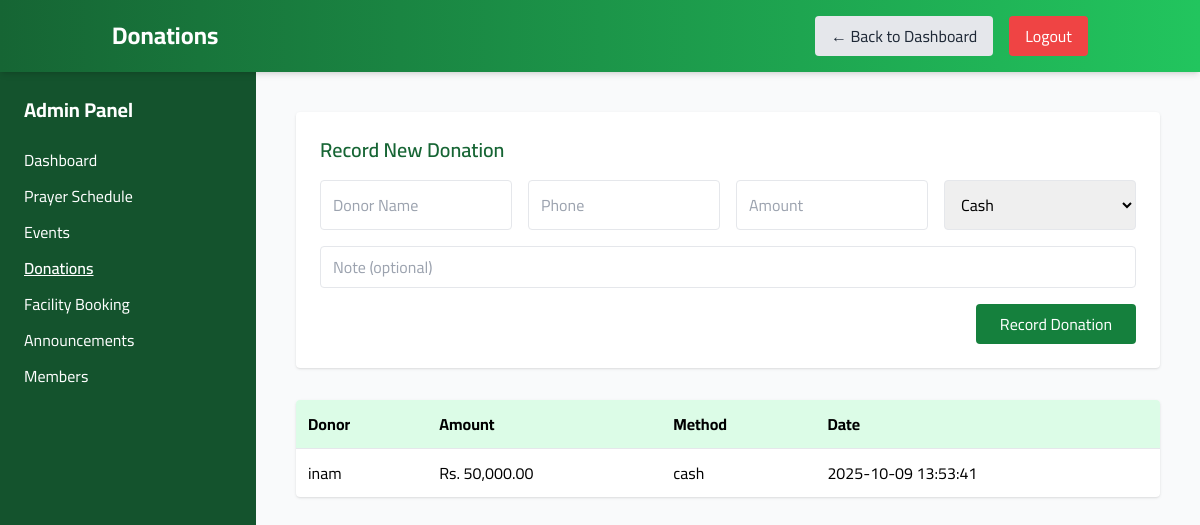
Screenshot of /admin/donations.php (signed in) with the database file from the repository.
### tables this page shows
CREATE TABLE `donations` (
  `id` int(11) NOT NULL,
  `user_id` int(11) DEFAULT NULL,
  `donor_name` varchar(200) DEFAULT NULL,
  `donor_phone` varchar(50) DEFAULT NULL,
  `amount` decimal(12,2) NOT NULL,
  `method` enum('cash','online','other') DEFAULT 'cash',
  `note` varchar(255) DEFAULT NULL,
  `donated_at` timestamp NOT NULL DEFAULT current_timestamp()
);

### includes/functions.php (called while the page is built, shortened)
<?php
function h($s){ return htmlspecialchars($s, ENT_QUOTES, 'UTF-8'); }
?>

### admin/donations.php (the view, shortened to what this page needs)
<?php
require_once __DIR__ . '/../includes/db.php';
require_once __DIR__ . '/../includes/functions.php';
$rows = $pdo->query("SELECT * FROM donations ORDER BY donated_at DESC LIMIT 200")->fetchAll(PDO::FETCH_ASSOC);
?>
<!DOCTYPE html>
<html lang="en">
<head>
<script src="https://cdn.tailwindcss.com"></script>
</head>
<body class="bg-gray-50 min-h-screen">
<header class="bg-gradient-to-r from-green-800 to-green-500 text-white shadow-md sticky top-0 z-50">
  <div class="container mx-auto flex justify-between items-center px-6 py-4">
    <h1 class="text-2xl font-bold">Donations</h1>
    <nav class="space-x-4 hidden md:flex">
      <a href="index.php" class="bg-gray-200 text-gray-800 px-4 py-2 rounded hover:bg-gray-300 transition">&#8592; Back to Dashboard</a>
      <a href="../auth/logout.php" class="bg-red-500 px-4 py-2 rounded hover:bg-red-600 transition">Logout</a>
    </nav>
  </div>
</header>
<div class="flex">
  <aside id="sidebar" class="w-64 bg-green-900 text-white min-h-screen p-6 hidden md:block">
    <h2 class="text-xl font-bold mb-6">Admin Panel</h2>
    <ul>
      <li class="mb-3"><a href="index.php" class="hover:underline">Dashboard</a></li>
      <li class="mb-3"><a href="prayers.php" class="hover:underline">Prayer Schedule</a></li>
      <li class="mb-3"><a href="events.php" class="hover:underline">Events</a></li>
      <li class="mb-3"><a href="donations.php" class="font-semibold underline">Donations</a></li>
      <li class="mb-3"><a href="booking.php" class="hover:underline">Facility Booking</a></li>
      <li class="mb-3"><a href="announcements.php" class="hover:underline">Announcements</a></li>
      <li class="mb-3"><a href="members.php" class="hover:underline">Members</a></li>
    </ul>
  </aside>
  <main class="flex-1 p-6 md:p-10">
    <div class="bg-white p-6 rounded shadow mb-8">
      <h2 class="text-xl font-semibold mb-4 text-green-800">Record New Donation</h2>
      <form method="post" class="grid grid-cols-1 md:grid-cols-4 gap-4">
        <input name="donor_name" placeholder="Donor Name" class="border rounded px-3 py-2 w-full">
        <input name="donor_phone" placeholder="Phone" class="border rounded px-3 py-2 w-full">
        <input name="amount" type="number" step="0.01" placeholder="Amount" class="border rounded px-3 py-2 w-full" required>
        <select name="method" class="border rounded px-3 py-2 w-full">
          <option value="cash">Cash</option>
        </select>
        <input name="note" placeholder="Note (optional)" class="border rounded px-3 py-2 md:col-span-4">
        <div class="md:col-span-4 text-right">
          <button class="bg-green-700 text-white px-6 py-2 rounded hover:bg-green-600 transition">Record Donation</button>
        </div>
      </form>
    </div>
    <div class="bg-white rounded shadow overflow-x-auto">
      <table class="w-full table-auto">
        <thead class="bg-green-100">
          <tr>
            <th class="p-3 text-left">Donor</th>
            <th class="p-3 text-left">Amount</th>
            <th class="p-3 text-left">Method</th>
            <th class="p-3 text-left">Date</th>
          </tr>
        </thead>
        <tbody>
          <?php if ($rows): ?>
            <?php foreach ($rows as $r): ?>
            <tr class="border-t hover:bg-gray-50">
              <td class="p-3"><?php echo h($r['donor_name'] ?: 'Anonymous'); ?></td>
              <td class="p-3">Rs. <?php echo number_format($r['amount'],2); ?></td>
              <td class="p-3"><?php echo h($r['method']); ?></td>
              <td class="p-3"><?php echo h($r['donated_at']); ?></td>
            </tr>
            <?php endforeach; ?>
          <?php else: ?>
            <tr>
              <td colspan="4" class="p-3 text-center text-gray-500">No donations recorded yet.</td>
            </tr>
          <?php endif; ?>
        </tbody>
      </table>
    </div>
  </main>
</div>
</body>
</html>

### admin/donations.php (style rules this page uses)
body { font-family: 'Cairo', sans-serif; }

### rows the page displays
donations: donor_name "inam", amount "50,000.00", method "cash", donated_at "2025-10-09 13:53:41"
